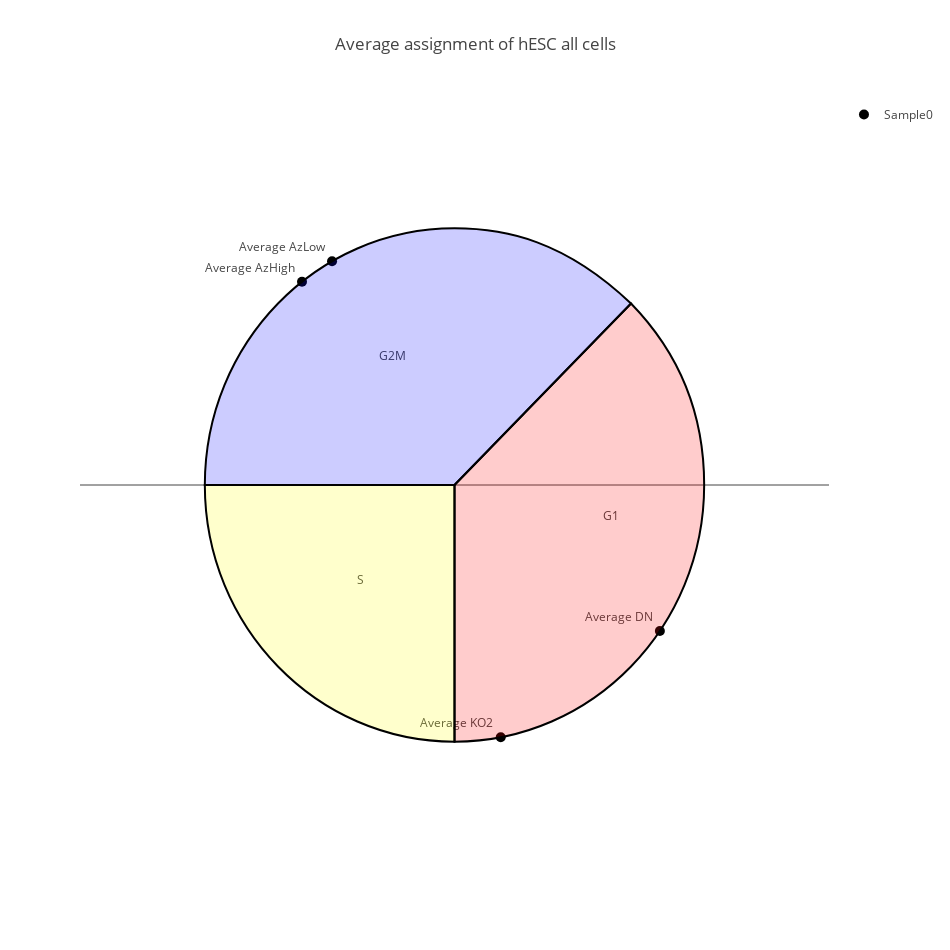
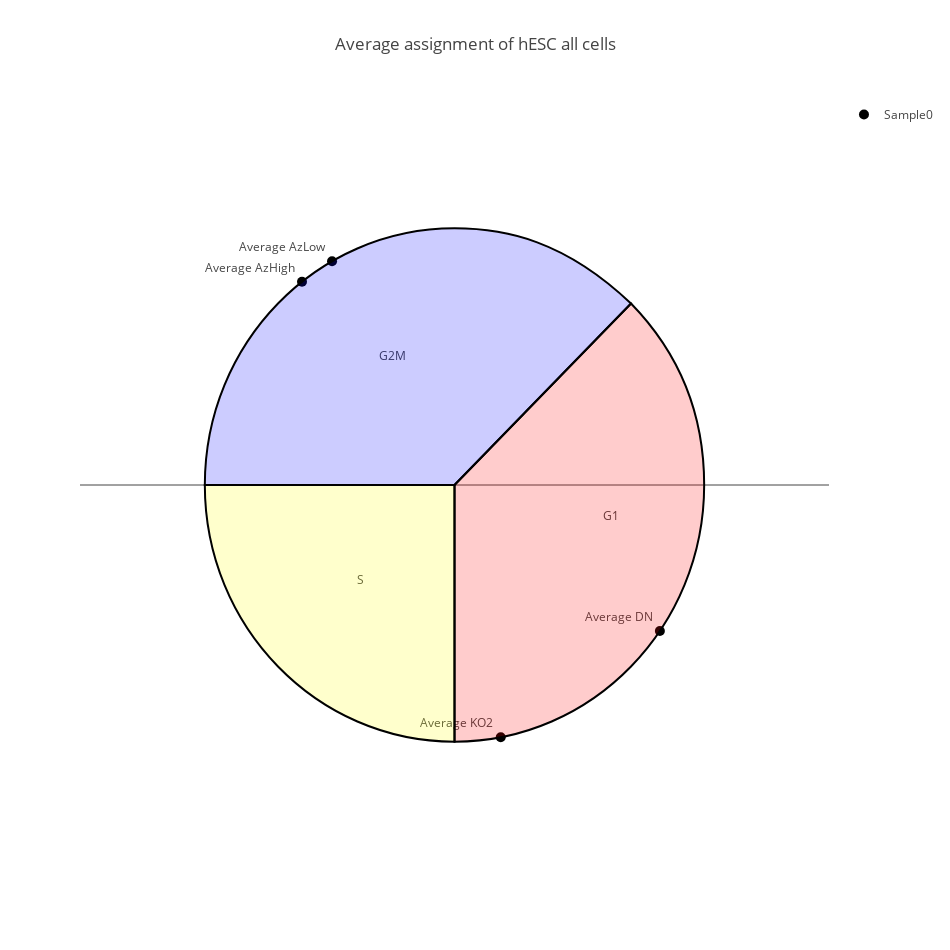

The code cell stored with these charts, in order, in its notebook:
### Code cell
avg_g1 = [np.average(GSE53481_prediction_table.iloc[[i, i+4, i+8], 0].values) for i in range (0,4)]
avg_s = [np.average(GSE53481_prediction_table.iloc[[i, i+4, i+8], 2].values) for i in range (0,4)]
avg_g2m = [np.average(GSE53481_prediction_table.iloc[[i, i+4, i+8], 1].values) for i in range (0,4)]
plot = helper.plot_prediction(avg_g1, avg_s, avg_g2m, t="pie", xaxis=['DN', 'KO2', 'AzLow', 'AzHigh'], xaxislbl="Average", title="Average assignment of hESC all cells", width=950,height=950)
iplot(plot,image='svg')

### Figure 1 — Plotly figure (JSON) as saved in the notebook; plotly's stock layout.template omitted (floating-point values rounded to 4 significant figures)
{"data": [{"marker": {"color": "black", "size": 10, "symbol": "circle"}, "mode": "markers+text", "name": "Sample0", "text": ["Average DN", "Average KO2", "Average AzLow", "Average AzHigh"], "textfont": {"size": 12}, "textposition": "top left", "type": "scatter", "x": [0.8225, 0.1852, -0.4905, -0.6108], "y": [-0.5687, -0.9827, 0.8715, 0.7918]}, {"hoverinfo": "none", "mode": "text", "showlegend": false, "text": ["G1", "G2M", "S"], "type": "scatter", "x": [0.625, -0.25, -0.375], "y": [-0.125, 0.5, -0.375]}], "layout": {"height": 950, "shapes": [{"fillcolor": "rgba(255,0,0,0.2)", "path": " M 0,0 L0,-1 C 0.552,-1 1,-0.552 1,0 C 1,0.15 0.972,0.442 0.707,0.707 Z", "type": "path"}, {"fillcolor": "rgba(255,255,0,0.2)", "path": " M 0,0 L-1,0 C -1,-0.552 -0.552,-1 0,-1 Z", "type": "path"}, {"fillcolor": "rgba(0,0,255,0.2)", "path": " M 0,0 L0.707,0.707 C 0.442,0.952 0.205,1 0,1 C -0.552,1 -1,0.552 -1,0 Z", "type": "path"}], "title": "Average assignment of hESC all cells", "width": 950, "xaxis": {"range": [-1.5, 1.5], "showgrid": false, "showline": false, "showticklabels": false, "zeroline": false}, "yaxis": {"range": [-1.5, 1.5], "showgrid": false, "showline": false, "showticklabels": false}}}

### Figure 2 — Plotly figure (JSON) as saved in the notebook; plotly's stock layout.template omitted (floating-point values rounded to 4 significant figures)
{"data": [{"marker": {"color": "black", "size": 10, "symbol": "circle"}, "mode": "markers+text", "name": "Sample0", "text": ["Average DN", "Average KO2", "Average AzLow", "Average AzHigh"], "textfont": {"size": 12}, "textposition": "top left", "type": "scatter", "x": [0.8225, 0.1852, -0.4905, -0.6108], "y": [-0.5687, -0.9827, 0.8715, 0.7918]}, {"hoverinfo": "none", "mode": "text", "showlegend": false, "text": ["G1", "G2M", "S"], "type": "scatter", "x": [0.625, -0.25, -0.375], "y": [-0.125, 0.5, -0.375]}], "layout": {"height": 950, "shapes": [{"fillcolor": "rgba(255,0,0,0.2)", "path": " M 0,0 L0,-1 C 0.552,-1 1,-0.552 1,0 C 1,0.15 0.972,0.442 0.707,0.707 Z", "type": "path"}, {"fillcolor": "rgba(255,255,0,0.2)", "path": " M 0,0 L-1,0 C -1,-0.552 -0.552,-1 0,-1 Z", "type": "path"}, {"fillcolor": "rgba(0,0,255,0.2)", "path": " M 0,0 L0.707,0.707 C 0.442,0.952 0.205,1 0,1 C -0.552,1 -1,0.552 -1,0 Z", "type": "path"}], "title": "Average assignment of hESC all cells", "width": 950, "xaxis": {"range": [-1.5, 1.5], "showgrid": false, "showline": false, "showticklabels": false, "zeroline": false}, "yaxis": {"range": [-1.5, 1.5], "showgrid": false, "showline": false, "showticklabels": false}}}
